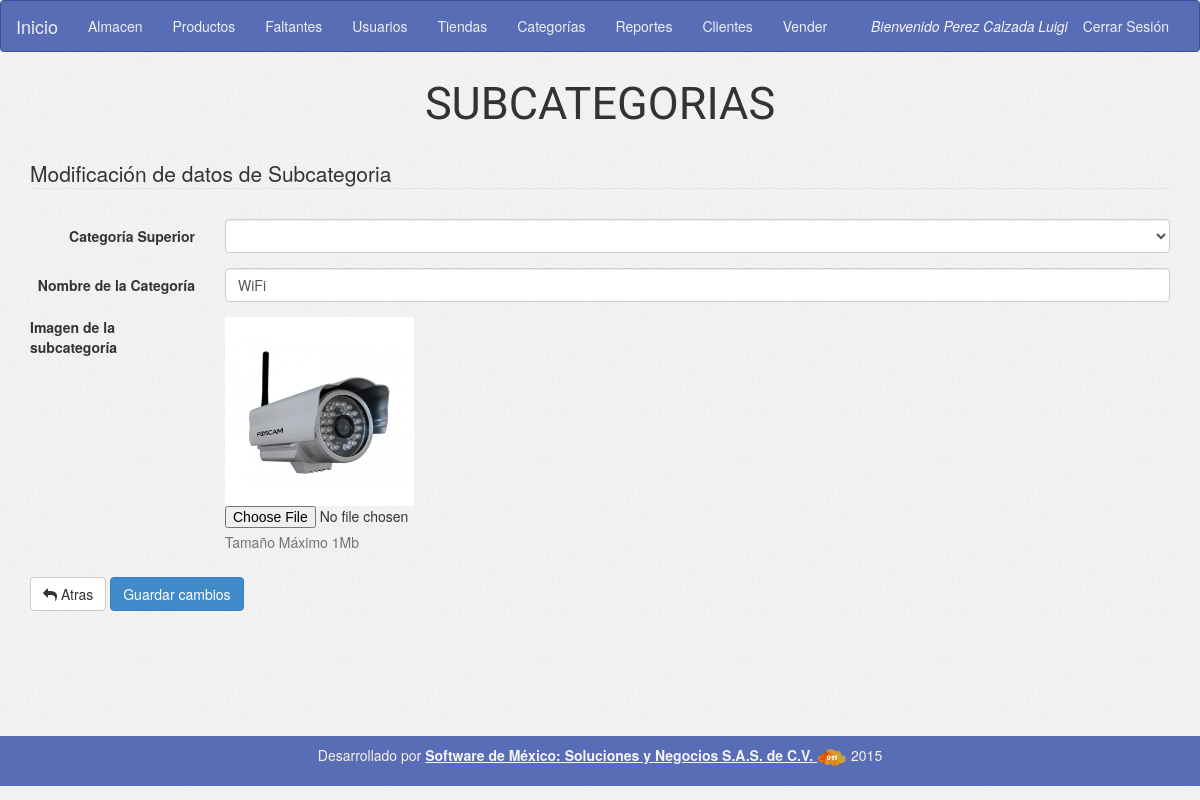
Page /cotizador/form_update_subcategory.php?id=1 (signed in) on the committed database.
### tables this page shows
CREATE TABLE `subcategorias` (
  `id` int(11) NOT NULL,
  `nombre` varchar(30) NOT NULL,
  `activo` tinyint(4) NOT NULL,
  `categoria_id` int(11) NOT NULL,
  `created` date NOT NULL,
  `create_by` int(11) NOT NULL,
  `updated` date NOT NULL,
  `update_by` int(11) NOT NULL,
  `img` varchar(50) DEFAULT NULL
);

### cotizador/config/conexion.php (called while the page is built, shortened)
<?php
	$tCategory="categorias";
	$tSubCategory="subcategorias";
?>

### cotizador/config/variables.php (called while the page is built, shortened)
<?php
        $rutaImgSubCat="uploads/subcategories/";
?>

### cotizador/form_update_subcategory.php (the view, shortened to what this page needs)
<?php
include('config/conexion.php');
include('header.php');
include ('menu.php');
if (!isset($_SESSION['sessA']))
  echo '<div class="row"><div class="col-sm-12 text-center"><h2>No ha iniciado sesión de Administrador</h2></div></div>';
else if ($_SESSION['perfil'] != "1")
  echo '<div class="row><div class="col-sm-12 text-center"><h2>No tienes permiso para entrar a esta sección</h2></div></div>';
else {
  $subCategoryId = $_GET['id'];
  include('config/variables.php');
  $sqlGetSubCategory = "SELECT * FROM $tSubCategory WHERE id='$subCategoryId' ";
  $resGetSubCategory = $con->query($sqlGetSubCategory);
  $rowGetSubCategory = $resGetSubCategory->fetch_assoc();
  $sqlGetCategories="SELECT id, nombre FROM $tCategory WHERE activo='1' ";
    $resGetCategories=$con->query($sqlGetCategories);
    $optCategories='<option></option>';
    while($rowGetCategories = $resGetCategories->fetch_assoc()){
        if($rowGetCategories['id'] == $rowGetSubCategory['categoria_id'])
            $optCategories .= '<option value="'.$rowGetCategories['id'].'" selected>'.$rowGetCategories['nombre'].'</option>';
        else
            $optCategories .= '<option value="'.$rowGetCategories['id'].'" >'.$rowGetCategories['nombre'].'</option>';
    }
  ?>
  <div class="container">
    <div class="row">
      <div class="titulo-crud text-center">
        SUBCATEGORIAS
      </div>
      <div class="msg"></div>
      <div class="col-md-12">
          <legend>Modificación de datos de Subcategoria</legend>
            <div class="error"></div>
        <form id="formUpdSubCategory" name="formUpdSubCategory" method="POST" class="form-horizontal"  enctype="multipart/form-data">
            <div class="form-group">
              <label class="col-sm-2 control-label">Categoría Superior</label>
              <div class="col-sm-10">
                  <select id="inputCategory" name="inputCategory" class="form-control">
                      <?= $optCategories; ?>
                  </select>
              </div>
            </div>
            <div class="form-group">
              <label class="col-sm-2 control-label">Nombre de la Categoría</label>
              <div class="col-sm-10">
                <input type="text" id="inputSubCategory" name="inputSubCategory" class="form-control" value="<?= $rowGetSubCategory['nombre']; ?>">
              </div>
            </div>
            <div class="form-group">
                <label class="col-sm-2">Imagen de la subcategoría</label>
                <div class="col-sm-10">
                    <img src="<?=$rutaImgSubCat.$rowGetSubCategory['img'];?>" width="20%">
                    <input type="file" id="inputImg" name="inputImg" >
                    <p class="help-block">Tamaño Máximo 1Mb</p>
                </div>
            </div>
            <div class="form-group">
              <div class="col-sm-offset-0 col-sm-12">
                <a href="form_select_category.php" class="btn btn-default"><i class="fa fa-mail-reply"></i> Atras</a>
                <button type="submit" class="btn btn-primary" >Guardar cambios</button>
              </div>
            </div>
          </form>
      </div>
    </div>
  </div>
  <?php
}
include ('footer.php');
?>

### cotizador/assets/css/application.css (style rules this page uses)
body { min-height: 100%; background-image: url("../img/bg.jpg"); }
.titulo-crud { font-size: 4.5rem; font-family: 'Roboto', sans-serif; padding-bottom: .2rem; }
.error { font-size: 1.5rem; padding: .5rem; padding-left: 2rem; color: #4cae4c; }
.container { min-height: 83%; }
.msg { padding-left: 3rem; font-size: 2rem; padding-bottom: 1rem; padding-top: 1rem; }

### cotizador/assets/css/loader.css (style rules this page uses)
p { line-height: 1.33em; color: #7E7E7E; }

### rows in the picture
subcategorias: inputSubCategory "WiFi", img (picture)

### other values in the picture
$_SESSION['userName'] "Perez Calzada Luigi"
